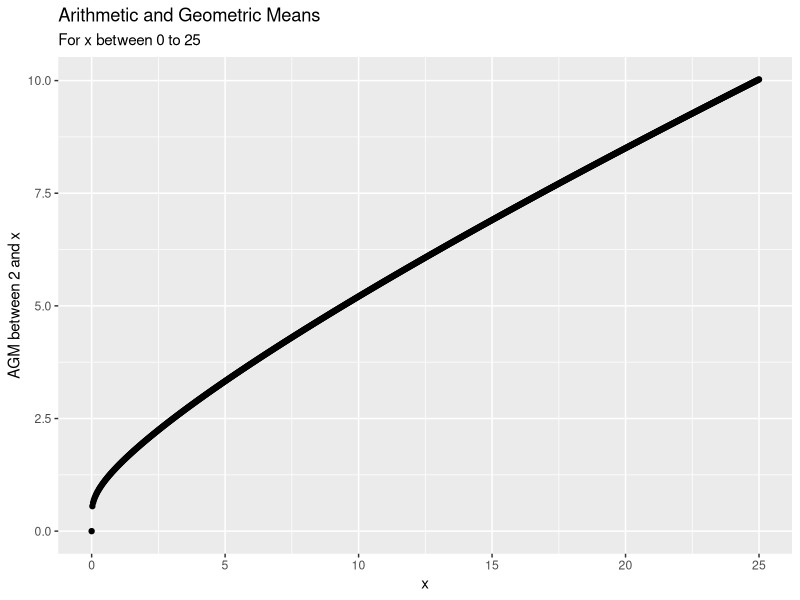
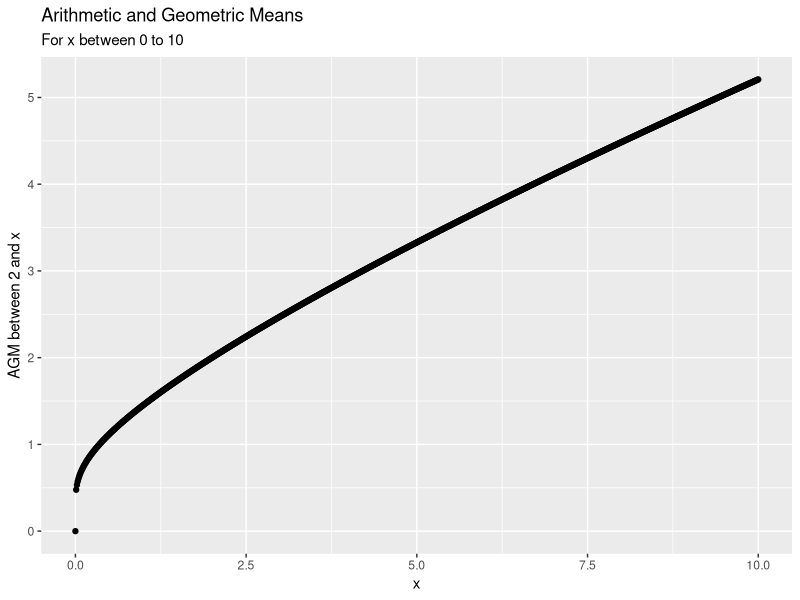
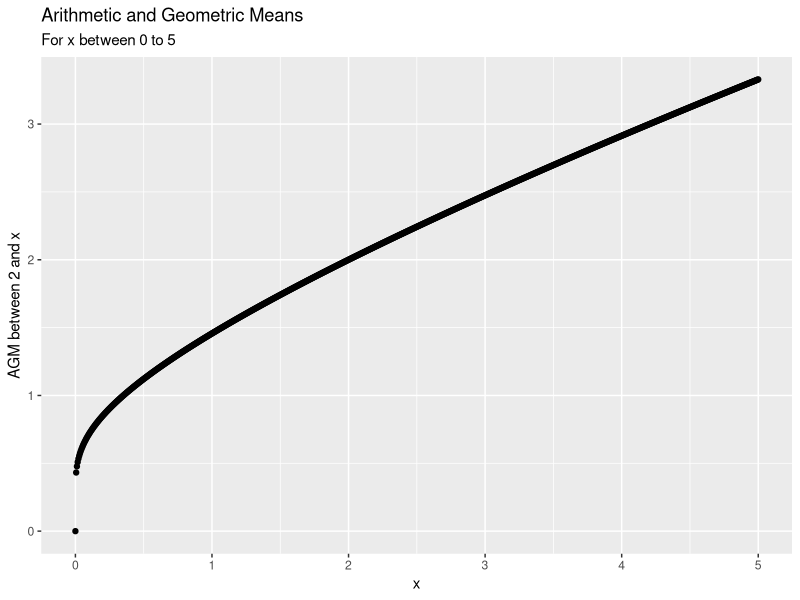
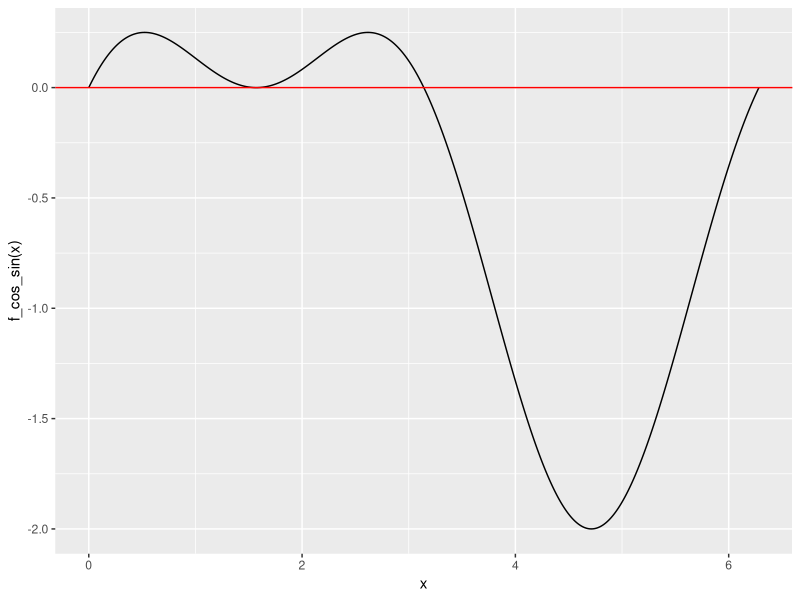
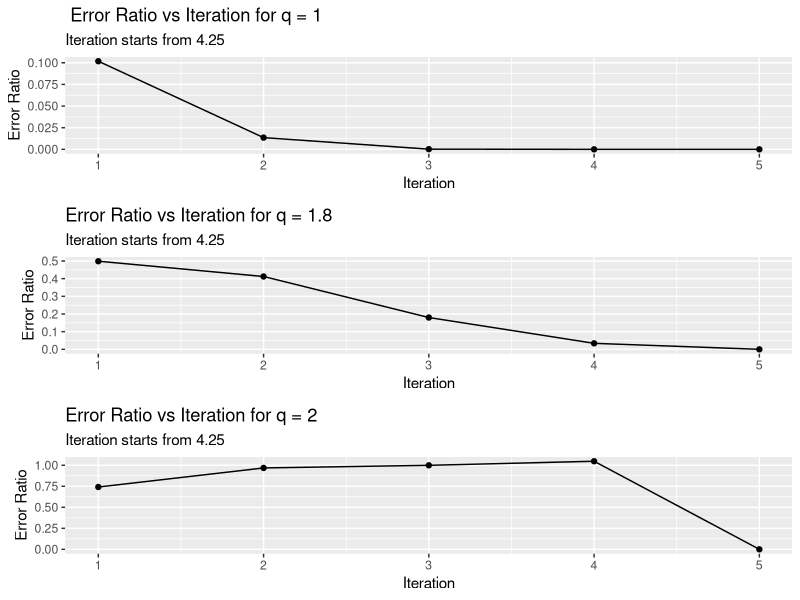
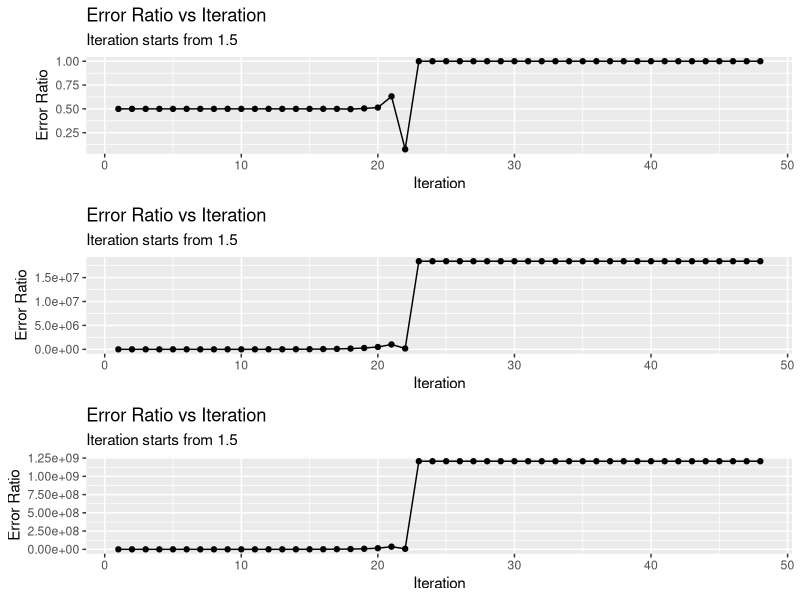
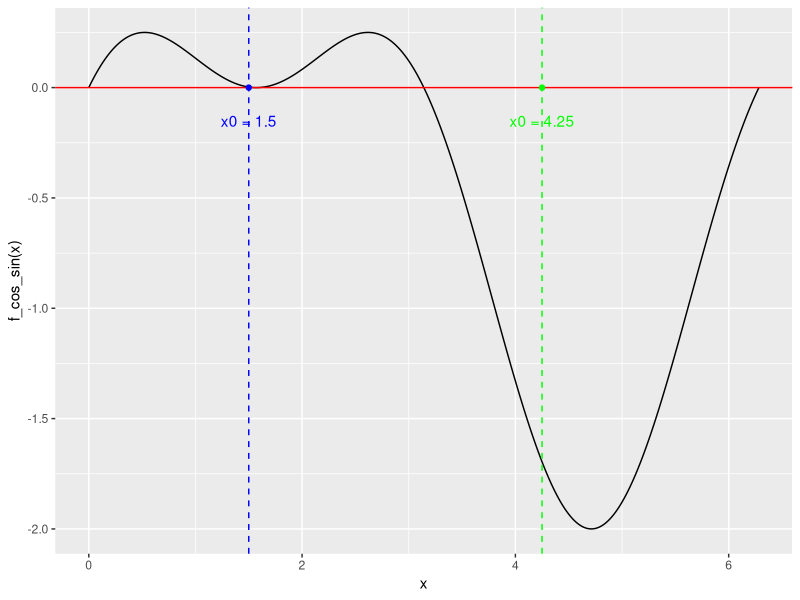

Reproduce these figures in R, in order.
## ---- chunk 1
knitr::opts_chunk$set(
 message=FALSE,
  echo = TRUE, fig.width = 10
)
## ---- chunk 2
library(ggplot2)
library(Matrix)
library(egg)
    
## ---- chunk 3

# 'For loop'
mytrisum_for = function(x){
  sum = 0
  for(i in 1:x){
    sum =sum + 3*i - 1
  }
  return(sum)
}
mytrisum_for(3) # 15
mytrisum_for(42)#2667
mytrisum_for(102030) # 15615232365


# 'Vector'
mytrisum_vector = function(x){
  v = c(1:x)
  v = 3*v - 1
  return(sum(v))
}
mytrisum_vector(3) # 15
mytrisum_vector(42)#2667
mytrisum_vector(102030) # 15615232365

# 'Formula'
mytrisum_formula = function(x){
  return((3*x^2 + x)/2)
}
mytrisum_formula(3) # 15
mytrisum_formula(42)#2667
mytrisum_formula(102030) # 15615232365
## ---- chunk 4
accounts <- runif(10000,100,100000)
accounts <- floor(accounts*100)/100

## ---- chunk 5
interest <- accounts*(.05/365)
# head(interest)
## ---- chunk 6

#  FUNCTION: take original account, calculate the sum of illegal money after truncated
get_truncated_sum = function(original_accounts){
  #  Account balance after truncations 
  truncated_accounts = floor(original_accounts*100)/100
  #  Return illegal money gain
  return(sum(original_accounts - truncated_accounts))
}

# FUNCTION: take accounts and return final balance after adding interest
add_compound_interest = function(accounts, interest_rate){
  return(accounts*(1 + interest_rate))
}

# FUNCTION: return the update balance in one iteration
accumulate_money = function(target_accounts, balance, rate){
  # Compound interest
  target_accounts  = add_compound_interest(target_accounts,rate)
  balance = add_compound_interest(balance,rate)
  # Add earning 
  balance = balance +  get_truncated_sum(target_accounts)
  return(balance)
}

## ---- chunk 7

# MAIN FUNCTION: Simulate the situation and finds how many day it takes for the illegal account to reach a million dollars

simulate = function(){
  
  INTEREST_RATE = 0.5/356
  my_account = 0
  day_count = 0
  
  while(my_account < 1000000){
      my_account = accumulate_money(accounts, my_account, INTEREST_RATE)
      day_count = day_count + 1
  }
  cat('Final Day Count : ', day_count, ' days or ', round(day_count/365,2 ),'years' , end='\n')
  cat('Illegal Account Balance : $', my_account)
}

simulate()

## ---- chunk 8
    my.agm <- function(a,b){
      # add your code here to find the agm of the inputs "a" and "b"
      # You'll probably need a for-loop or a while-loop
      # suppose your answer is stored as "C"
      A = (a + b)/2
      G = sqrt(a*b)
      tol = 10^-13
      
      while (abs(A-G) > tol){
        AA = (A + G)/2
        GG = sqrt(A*G)
        A = AA
        G = GG
        }
      
      C = G 
      return(C)
    }

    print(my.agm(10,50))
    print(my.agm(1,100))
    print(my.agm(1e-10,1e10))
## ---- chunk 9
    library(ggplot2)

    ### Function f(x) as the arithmetic-geometric mean of $2$ and $x$
    f = function(x){
      return(my.agm(2,x))
    }

    ### Plotting: calculate interval 1:x and plot f(x)
    plot_f = function(x){
      #  create 900 points between 0:x interval
      result = data.frame(x = seq(from = 0, to = x, length.out = 900), y = 0)
      #  loop through each point to get value of f(x)
      for (i in 1:nrow(result)){
        result[i,2] = f(result[i,1])
      }
      #  plot the value
      qplot( result[,1], 
             result[,2],
             ylab = "AGM between 2 and x", 
             xlab = 'x', 
             
             )+
      ggtitle("Arithmetic and Geometric Means " )+
        labs(subtitle = paste0('For x between 0 to ',x))
    }

    # plot_f2 = function(x){
    #   #  create 900 points between 0:x interval
    #   x = seq(from = 0, to = x, length.out = 900)
    #   #  plot the value
    #   qplot( x,
    #          f(x),
    #          ylab = "AGM between 2 and x",
    #          xlab = 'x'
    #          )+
    #   ggtitle("Arithmetic and Geometric Means")
    # }


    plot_f(25)
    plot_f(10)
    plot_f(5)


## ---- chunk 10
    derivative <- function(f,x,tol=0.5*10^-15,max.its=60){
      history <- rep(NA, max.its)
      h = x
      result = (f(x + h) - f(x - h))/2*h
      for( i in 1:max.its){
        history[i] = result
        if(h <= tol){
          break
        }
        
        h = h/2
        result = (f(x + h) - f(x - h))/(2*h)
        }
      return(list(estimate = result,history = history))
    }

    derivative(f, 5)
    derivative(f, 2.5)$estimate
    derivative(f, 1)$estimate
    derivative(f, 0.2)$estimate
    derivative(f, 0.1)$estimate
    derivative(f, 0.05)$estimate
    derivative(f, 0.025)$estimate
    derivative(f, 0.0125)$estimate

## ---- chunk 11

pi/(2*my.agm(1, sqrt(0.02)))

## ---- chunk 12
rbind(c(1,2,3,44),c(4,5,44,6),c(7,44,8,9),c(44,10,11,12)) 
## ---- chunk 13
    bisect <- function(f,interval,tol=0.5*10^-12,max.its=40){
      history <- rep(NA, max.its) 
      a =  interval[1]
      b =  interval[2]
      if (f(a)*f(b) > 0){
        return('f(a) and f(b) have the same sign')
      }

      count = 0
      for( i in 1:max.its){
        count = i
        if ((b-a)/2 > tol ){
          c = (a+b)/2
          history[i] <- c
          
          if(f(c) == 0){
            root = c
            break
          }
          
          if(f(a)*f(c) < 0){
            b = c
          }else{
            a = c
          }
        }else{
          break
        }
      }
      root <- c
      
      return(list(root=root,history=history[!is.na(history)], iteration = count))
    }
## ---- chunk 14
    # x = 9.7082991
    x = 9.7082991
    find_A_determinant = function(x){
      matrix = rbind(c(1,2,3,x),c(4,5,x,6),c(7,x,8,9),c(x,10,11,12))
      return(det(matrix) - 1000)
    }

    find_x = function(){
      intervals = rbind(c(-50, 50), c(-10,0), c(-10,10), c(0,10), c(-100,100))
      for (i in 1:nrow(intervals)){
        cat('\nInterval: ', intervals[i,], 'result: ', end= '\n\t')
        print(bisect(find_A_determinant, intervals[i,], max.its = 90, tol = 0.5*10^-8))
      }
    }
    options(digits = 8)
    find_x()
## ---- chunk 15
    f_cos_sin = function(x){
      return((cos(x))^2 + sin(x) - 1)
    }

    f_cos_sin(2.5)
    f_cos_sin(3.5)
    
    x = seq(from = 0, to=2*pi, length.out= 1000)
    qplot(x, f_cos_sin(x), geom=c('line')) + 
      geom_hline(yintercept = 0, color = 'red') 
    
    
      
## ---- chunk 16
    bisect2 <- function(f,interval, answer, digit=8){
      tol= 0.5*10^(-digit)
      a =  interval[1]
      b =  interval[2]
      if (f(a)*f(b) > 0){
        return('f(a) and f(b) have the same sign')
      }

      count = 0
      c = (a+b)/2
      while(abs(answer - c)> tol){
          count = count + 1
          c = (a+b)/2
          if(f(a)*f(c) < 0){
            b = c
          }else{
            a = c
          }
      }
      root <- c
      
      cat("\tRoot:", formatC(root, format='f', digits=15 ), '\tAcc Digit: ', digit, "\tIteration: ", count, end='\n')
    }


    cat(' Actual Root:', formatC(pi, format='f', digits=15 ), end='\n\n')
    for (i in 1:15){
      bisect2(f_cos_sin, c(2.5,3.5), pi,i)
    }

## ---- chunk 17
    #  Function: take x0 and return the x1
    f_Newton_iteration = function(x_i){
      return(x_i - tan(x_i)*(1-sin(x_i))/(1-2*sin(x_i)))
    }
    
    # Function: return the dataframe about convergence rate  
    calculate_convergence = function(f, root, x_0, iter = 50, q = 1){
        #  Placeholder for {x_i} values
        x = rep(0, iter)
        #  Placeholder for {e_i} values
        e = rep(NA, iter)
        # Calculate x1 given x0 = 4.25
        x[1] = f(x_0)
        for(i in 2:iter){
          x[i] = f_Newton_iteration(x[i-1])
          e[i-1] = abs(x[i] - root)
        }
       ratio = e[2:iter]/(e[1:iter-1]^q)
       convergence_length = length(ratio[!is.na(ratio)])
       
       result = data.frame(iteration=1:(convergence_length),
                            err_ratio= ratio[1:convergence_length],
                           errors = e[1:convergence_length], 
                           x = x[1:convergence_length])
     
    return(result)
    }
    
    
## ---- chunk 18
    ratio1 = calculate_convergence(f_Newton_iteration, pi, 4.25, 50, q = 1)
    ratio1.8 = calculate_convergence(f_Newton_iteration, pi, 4.25, 50, q = 1.8)
    ratio2 = calculate_convergence(f_Newton_iteration, pi, 4.25, 50, q = 2)
    head(ratio1)
    p1  = qplot(ratio1$iteration,
              ratio1$err_ratio, 
              geom = c('path', 'point'),
              ylab='Error Ratio',
              xlab = 'Iteration') +
              ggtitle(' Error Ratio vs Iteration for q = 1') + 
          labs(subtitle = 'Iteration starts from 4.25 ')
    p1.8  = qplot(ratio1.8$iteration,
              ratio1.8$err_ratio, 
              geom = c('path', 'point'),
              ylab='Error Ratio',
              xlab = 'Iteration') +
              ggtitle('Error Ratio vs Iteration for q = 1.8') + 
          labs(subtitle = 'Iteration starts from 4.25 ')
    p2  = qplot(ratio2$iteration,
              ratio2$err_ratio, 
              geom = c('path', 'point'),
              ylab='Error Ratio',
              xlab = 'Iteration') +
              ggtitle('Error Ratio vs Iteration for q = 2') + 
          labs(subtitle = 'Iteration starts from 4.25 ')
    
    
    
    ggarrange(p1,p1.8,p2, nrow=3)
## ---- chunk 19
    ratio1_1.5 = calculate_convergence(f_Newton_iteration, pi/2, 1.5, 50, q = 1)
    ratio1.8_1.5 = calculate_convergence(f_Newton_iteration, pi/2, 1.5, 50, q = 1.8)
    ratio2_1.5 = calculate_convergence(f_Newton_iteration, pi/2, 1.5, 50, q = 2)
    p1.5_1 = qplot(ratio1_1.5$iteration,
          ratio1_1.5$err_ratio, 
          geom = c('path', 'point'),
          ylab='Error Ratio',
          xlab = 'Iteration') +
          ggtitle('Error Ratio vs Iteration') + 
        labs(subtitle = 'Iteration starts from 1.5 ')
    p1.5_1.8 = qplot(ratio1.8_1.5$iteration,
          ratio1.8_1.5$err_ratio, 
          geom = c('path', 'point'),
          ylab='Error Ratio',
          xlab = 'Iteration') +
          ggtitle('Error Ratio vs Iteration') + 
        labs(subtitle = 'Iteration starts from 1.5 ')
    p1.5_2 = qplot(ratio2_1.5$iteration,
          ratio2_1.5$err_ratio, 
          geom = c('path', 'point'),
          ylab='Error Ratio',
          xlab = 'Iteration') +
          ggtitle('Error Ratio vs Iteration') + 
        labs(subtitle = 'Iteration starts from 1.5 ')
  ggarrange(p1.5_1, p1.5_1.8, p1.5_2, nrow = 3 )

      qplot(x, f_cos_sin(x), geom=c('line')) + 
        geom_hline(yintercept = 0, color = 'red') + 
        geom_vline(xintercept = 1.5, color = 'blue',linetype = "dashed") + 
        geom_vline(xintercept = 4.25, color = 'green', linetype = "dashed") + 
        geom_point(aes(x=1.5, y=0), colour="blue") + 
        geom_text(aes(x=1.5,y=-0.15), label='x0 = 1.5', colour='blue')+
        geom_point(aes(x=4.25, y=0), colour="green") + 
        geom_text(aes(x=4.25,y=-0.15), label='x0 = 4.25', colour='green')
      
      
      ratio1_1.5
    
